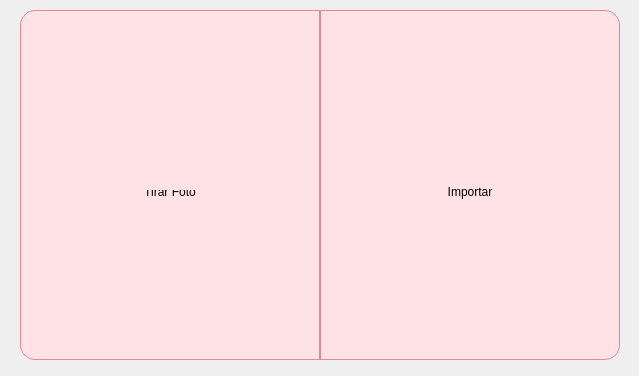
<?xml version="1.0" encoding="UTF-8"?>
<ui version="4.0">
 <class>Dialog</class>
 <widget class="QDialog" name="Dialog">
  <property name="geometry">
   <rect>
    <x>0</x>
    <y>0</y>
    <width>639</width>
    <height>376</height>
   </rect>
  </property>
  <property name="windowTitle">
   <string>Dialog</string>
  </property>
  <widget class="QFrame" name="frame">
   <property name="geometry">
    <rect>
     <x>20</x>
     <y>10</y>
     <width>600</width>
     <height>350</height>
    </rect>
   </property>
   <property name="minimumSize">
    <size>
     <width>600</width>
     <height>350</height>
    </size>
   </property>
   <property name="maximumSize">
    <size>
     <width>600</width>
     <height>350</height>
    </size>
   </property>
   <property name="styleSheet">
    <string notr="true">background-color: #FEE2E6; border-radius: 20px; border: 1px solid #E58893;
font: 32pt &quot;Segoe UI&quot;;</string>
   </property>
   <property name="frameShape">
    <enum>QFrame::StyledPanel</enum>
   </property>
   <property name="frameShadow">
    <enum>QFrame::Raised</enum>
   </property>
   <widget class="QPushButton" name="btn_popup_TirarFoto">
    <property name="geometry">
     <rect>
      <x>0</x>
      <y>0</y>
      <width>300</width>
      <height>350</height>
     </rect>
    </property>
    <property name="minimumSize">
     <size>
      <width>300</width>
      <height>350</height>
     </size>
    </property>
    <property name="maximumSize">
     <size>
      <width>300</width>
      <height>350</height>
     </size>
    </property>
    <property name="styleSheet">
     <string notr="true">background-color: #FEE2E6;
border: 1px solid #E58893;
border-top-left-radius: 15px;
border-bottom-left-radius: 15px;
border-top-right-radius: 0px;
border-bottom-right-radius: 0px;
font: 32pt &quot;Segoe UI&quot;;
padding-top: 1em</string>
    </property>
    <property name="text">
     <string>
Tirar Foto</string>
    </property>
    <property name="autoRepeatDelay">
     <number>300</number>
    </property>
    <property name="autoRepeatInterval">
     <number>100</number>
    </property>
   </widget>
   <widget class="QPushButton" name="btn_popup_Importar">
    <property name="geometry">
     <rect>
      <x>300</x>
      <y>0</y>
      <width>300</width>
      <height>350</height>
     </rect>
    </property>
    <property name="minimumSize">
     <size>
      <width>300</width>
      <height>350</height>
     </size>
    </property>
    <property name="maximumSize">
     <size>
      <width>300</width>
      <height>350</height>
     </size>
    </property>
    <property name="styleSheet">
     <string notr="true">background-color: #FEE2E6;
border: 1px solid #E58893;
border-top-left-radius: 0px;
border-bottom-left-radius: 0px;
border-top-right-radius: 15px;
border-bottom-right-radius: 15px;
font: 32pt &quot;Segoe UI&quot;;
padding-top: 1em</string>
    </property>
    <property name="text">
     <string>
Importar</string>
    </property>
   </widget>
   <widget class="QLabel" name="label_popup_importar">
    <property name="geometry">
     <rect>
      <x>370</x>
      <y>30</y>
      <width>140</width>
      <height>140</height>
     </rect>
    </property>
    <property name="minimumSize">
     <size>
      <width>140</width>
      <height>140</height>
     </size>
    </property>
    <property name="maximumSize">
     <size>
      <width>140</width>
      <height>140</height>
     </size>
    </property>
    <property name="styleSheet">
     <string notr="true">border: none</string>
    </property>
    <property name="text">
     <string/>
    </property>
    <property name="pixmap">
     <pixmap>../../../Downloads/download 1.png</pixmap>
    </property>
   </widget>
   <widget class="QLabel" name="label_popup_camera">
    <property name="geometry">
     <rect>
      <x>80</x>
      <y>40</y>
      <width>140</width>
      <height>140</height>
     </rect>
    </property>
    <property name="minimumSize">
     <size>
      <width>140</width>
      <height>140</height>
     </size>
    </property>
    <property name="maximumSize">
     <size>
      <width>140</width>
      <height>140</height>
     </size>
    </property>
    <property name="styleSheet">
     <string notr="true">border: none</string>
    </property>
    <property name="text">
     <string/>
    </property>
    <property name="textFormat">
     <enum>Qt::AutoText</enum>
    </property>
    <property name="pixmap">
     <pixmap>../../../Downloads/camera 1.png</pixmap>
    </property>
   </widget>
  </widget>
 </widget>
 <resources/>
 <connections/>
</ui>
